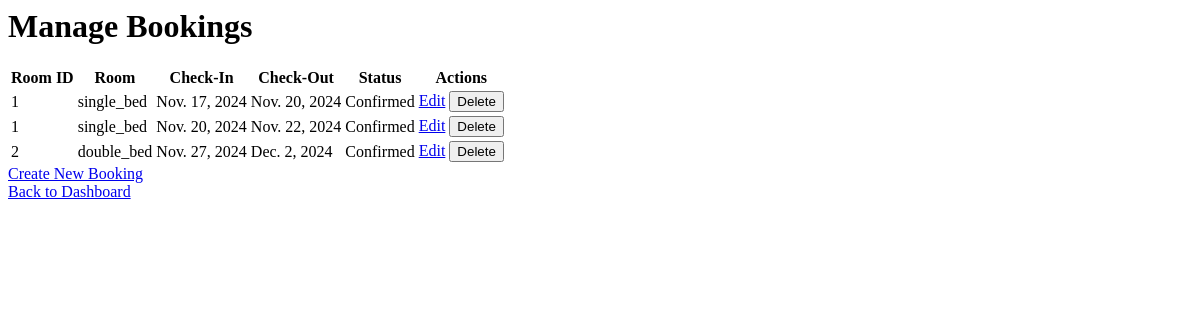
The app's page /bookings/, older data.
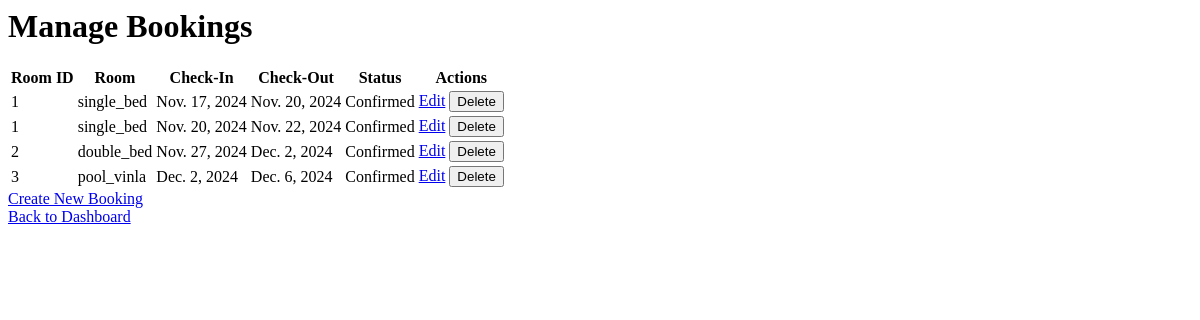
The same page, newer data.
### core/models.py (models this page shows, shortened)
class Booking(models.Model):
    STATUS_CHOICES = [
        ('pending', 'Pending'),
        ('confirmed', 'Confirmed'),
        ('cancelled', 'Cancelled'),
    ]
    room = models.ForeignKey(Room, related_name='bookings', on_delete=models.CASCADE)
    customer = models.ForeignKey(Customer, related_name='bookings', on_delete=models.CASCADE, default=1)
    check_in_date = models.DateField()
    check_out_date = models.DateField()
    total_price = models.DecimalField(max_digits=10, decimal_places=2)
    status = models.CharField(max_length=50, choices=STATUS_CHOICES)
    created_at = models.DateTimeField(auto_now_add=True)
    updated_at = models.DateTimeField(auto_now=True)

class Room(models.Model):
    room_type = models.CharField(max_length=100)
    description = models.TextField()
    price_per_night = models.DecimalField(max_digits=8, decimal_places=2)
    status = models.CharField(max_length=50, choices=[('available', 'Available'), ('booked', 'Booked'), ('pending', 'Pending')])
    created_at = models.DateTimeField(auto_now_add=True)
    updated_at = models.DateTimeField(auto_now=True)

### core/views.py (the view)
# urls.py: path('bookings/', views.booking_list, name='booking_list'),
def booking_list(request):
    bookings = Booking.objects.all()
    return render(request, 'booking_list.html', {'bookings': bookings})

### core/templates/core/booking_list.html (shortened to what this page needs)
<div class="container mt-4">
    <div class="d-flex justify-content-between align-items-center mb-3">
        <h1>Manage Bookings</h1>
    </div>
    <table class="table table-striped">
        <thead>
            <tr>
                <th>Room ID</th>
                <th>Room</th>
                <th>Check-In</th>
                <th>Check-Out</th>
                <th>Status</th>
                <th>Actions</th>
            </tr>
        </thead>
        <tbody>
            {% for booking in bookings %}
            <tr>
                <td>{{ booking.room.id }}</td>
                <td>{{ booking.room.room_type }}</td>
                <td>{{ booking.check_in_date }}</td>
                <td>{{ booking.check_out_date }}</td>
                <td>{{ booking.get_status_display }}</td>
                <td>
                    <a href="{% url 'booking_edit' booking.id %}" class="btn btn-warning btn-sm">Edit</a>
                    <form method="post" action="{% url 'booking_delete' booking.id %}" style="display:inline;">
                        <button type="submit" class="btn btn-danger btn-sm">Delete</button>
                    </form>
                </td>
            </tr>
            {% endfor %}
        </tbody>
    </table>
</div>
<a href="{% url 'new_booking' %}" class="btn btn-primary">Create New Booking</a>
<div class="d-flex justify-content-end mb-3">
<a href="{% url 'dashboard' %}" class="btn btn-secondary me-2">Back to Dashboard</a>

Row changes from the older to the newer data that the page shows:
added Booking: room.id "3", room.room_type "pool_vinla", check_in_date "Dec. 2, 2024", check_out_date "Dec. 6, 2024", status "Confirmed"
